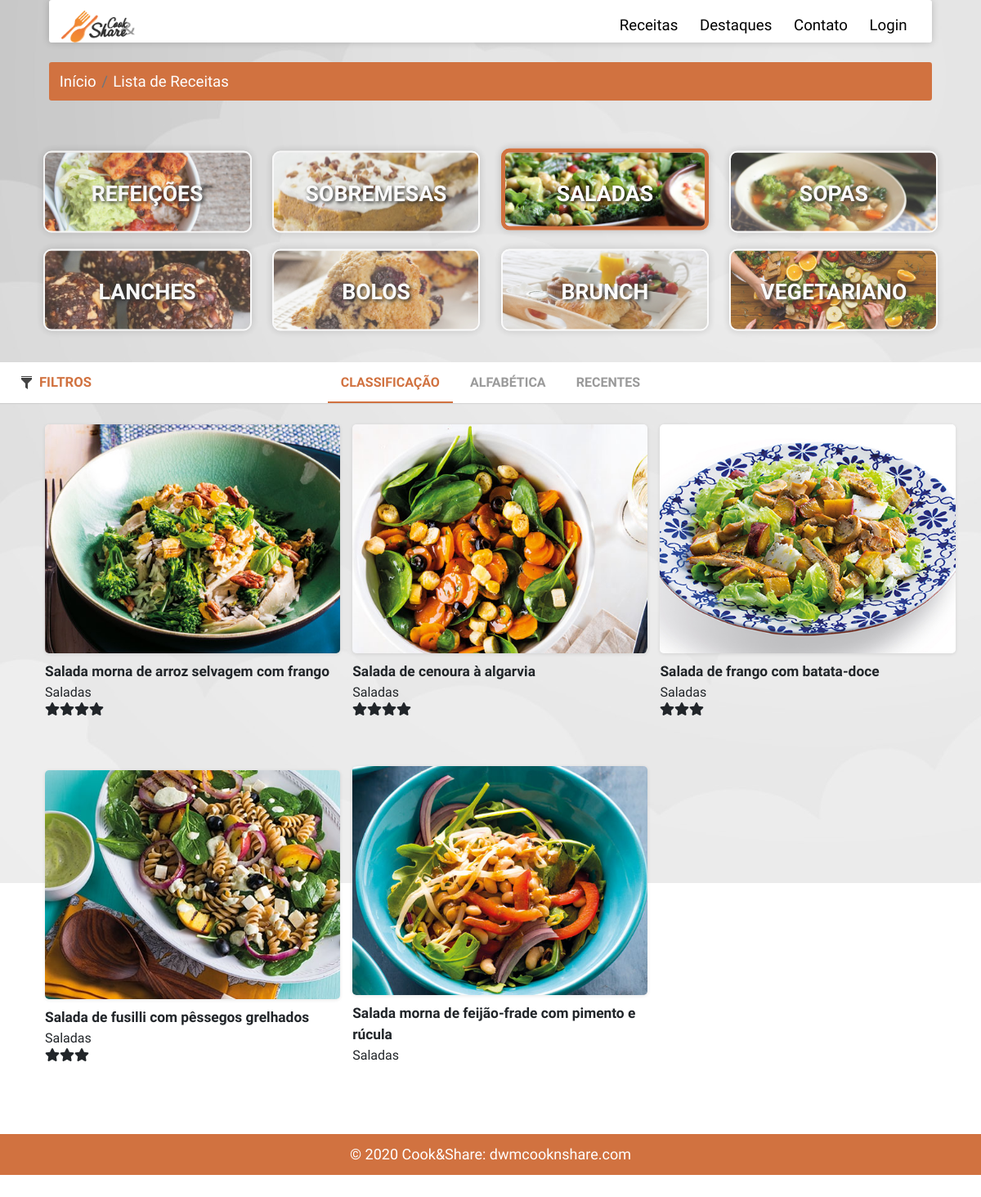
The page /receitas_saladas.php on the database its author committed.
### tables this page shows
CREATE TABLE `categorias` (
  `id_categoria` int(6) NOT NULL,
  `nome` varchar(255) NOT NULL,
  `imagem` varchar(255) NOT NULL DEFAULT 'sem_imagem.jpg',
  `criado` timestamp NOT NULL DEFAULT current_timestamp(),
  `editado` timestamp NOT NULL DEFAULT current_timestamp() ON UPDATE current_timestamp()
);

CREATE TABLE `receitas` (
  `id_receita` int(6) NOT NULL,
  `id_user` int(6) NOT NULL,
  `nome` varchar(255) NOT NULL,
  `imagem` varchar(22) NOT NULL DEFAULT 'sem_imagem.jpg',
  `descricao` longtext NOT NULL,
  `duracao` int(10) NOT NULL,
  `ingredientes_desc` varchar(255) NOT NULL,
  `id_ingredientes` varchar(255) NOT NULL,
  `passos` varchar(255) NOT NULL,
  `id_categoria` int(6) NOT NULL,
  `npessoas` int(10) NOT NULL,
  `classificacao` int(11) NOT NULL DEFAULT 3,
  `total_classificacao` float NOT NULL,
  `nclassificacoes` int(11) NOT NULL,
  `dificuldade` enum('Fácil','Média','Difícil','') NOT NULL,
  `privacidade` enum('Público','Privado') NOT NULL DEFAULT 'Público',
  `estado` enum('Pendente','Aprovado','','') NOT NULL DEFAULT 'Pendente',
  `criado` timestamp NOT NULL DEFAULT current_timestamp(),
  `editado` timestamp NOT NULL DEFAULT current_timestamp() ON UPDATE current_timestamp()
);

### includes/ordenacao_saladas.php (called while the page is built, shortened)
<?php
$resultrec = mysqli_query($conn, "SELECT receitas.nome, receitas.npessoas, receitas.estado, receitas.duracao, receitas.dificuldade, receitas.id_categoria, receitas.id_receita,
receitas.imagem, receitas.classificacao, categorias.nome AS 'catnome' FROM receitas  INNER JOIN categorias ON receitas.id_categoria = categorias.id_categoria
 WHERE receitas.privacidade = 'Público' AND receitas.id_categoria = 3 AND receitas.estado = 'Aprovado' ORDER BY classificacao DESC");

### receitas_saladas.php (the view, shortened to what this page needs)
<html>
<head>
    <link rel="stylesheet" href="https://stackpath.bootstrapcdn.com/bootstrap/4.4.1/css/bootstrap.min.css">
    <link rel="stylesheet" href="assets/css/receitas.css">
</head>
<body>
<?php include("includes/navsU.php");
?>
 <div class="dbreadcrumb" aria-label="breadcrumb">
        <ol class="breadcrumb">
            <li class="breadcrumb-item"><a href="#">Início</a></li>
            <li class="breadcrumb-item active" aria-current="page"><a href="#">Lista de Receitas</a></li>
        </ol>
    </div>
    <?php include("includes/categorias.php");?>
    <main class="cd-main-content">
        <div class="cd-tab-filter-wrapper">
            <div class="cd-tab-filter">
                <ul class="cd-filters">
                    <li class="filter"><a class="selected" id="orderclass" data-type="all">Classificação</a></li>
                    <li class="filter" ><a data-type="all" id="orderalfa">Alfabética</a></li>
                    <li class="filter" ><a data-type="all" id="orderrecentes">Recentes</a></li>
                </ul>
            </div>
        </div>
        <section class="cd-gallery">
            <ul>
            <?php
            include("includes/ordenacao_saladas.php");
                        foreach($resultrec as $rowrec) {
                            $id = $rowrec['id_receita'];
                            $imagem = $rowrec['imagem'];
                            $classificacao = $rowrec['classificacao'];
                            $classificacao = intval($classificacao);
                            $duracao = $rowrec['duracao'];
                            $duracao = intval($duracao);
                            $nome = $rowrec['nome'];
                            $npessoas = $rowrec['npessoas'];
                            $categoria = $rowrec['catnome'];
                            $dificulade = $rowrec['dificuldade'];
                            if ($duracao<10){
                                $duracaof = "menos10m";
                            }else if (10 <= $duracao && $duracao<15){
                                $duracaof = "mais10menos15m";
                            }else if (15 <= $duracao && $duracao<20){
                                $duracaof = "mais15mmenos20m";
                            }else if (20<=$duracao && $duracao <25){
                                $duracaof = "mais20mmenos25m";
                            }else if (25<=$duracao && $duracao<30){
                                $duracaof = "mais25mmenos30m";
                            }else if (30<=$duracao && $duracao<=35){
                                $duracaof = "mais30mmenos35m";
                            }else if (35<$duracao){
                                $duracaof = "mais35m";
                            }
                            echo"
                            <li class='mix ".$categoria." ".$classificacao."c ".$duracaof." ".$dificulade." ".$npessoas."p'>
                            <div class='imgrec'>
                            <img src='assets/img/receitas/$imagem' alt='$nome'>
                            <div class='info'>
                                <p class='titulo'>".$nome."</p>
                                <p class='categoria'>".$categoria."</p>
                                <input type='hidden' name='rcid' id='rid' value='".$id."'>
                                <p class='class'>";  for ($i = 0; $i < $classificacao; $i++) { echo"<i class='fa fa-star' aria-hidden='true'></i>"; } echo"</p>
                            </div>
                            </div>
                        </li>
                            ";}?>
            </ul>
        </section>
        <a href="#0" class="cd-filter-trigger"> Filtros</a>
    </main>
</body>
</html>

### includes/categorias.php (shortened to what this page needs)
<?php
        include 'db.php';
        ?>
<!DOCTYPE html>
<html>
<head>
    <link rel="stylesheet" href="assets\css\categorias.css">
</head>
<body>
<div class="menus" id="menus">
        <div class="lmenus">
        <?php
                    $result = mysqli_query($conn, "SELECT * FROM categorias");
                    foreach($result as $row) {
                            $id = $row['id_categoria'];
                            $nome = $row['nome'];
                            $imagem = $row['imagem'];
                            echo '
                            <input type="hidden" name="categoria" id="rid" value="'.$id.'">
                            <div id="'.$id.'" class="col" style="background-image:url(../admin/img/categorias/' .$imagem.');">
                            <div class="lista" >
                            <span>'.$nome.'</span>
                            <input type="hidden" name="categorianome" id="rnome" value="'.$nome.'">
                            </div>
                        </div>';
        }
        ?>
        </div>
    </div>
</body>
</html>

### assets/css/receitas.css (style rules this page uses)
html { font-size: 80%; }
body { font-size: 1.6rem; font-family: 'Dosis', sans-serif; background-image: url("../img/back.jpg"); background-attachment: fixed; z-index: -1; background-repeat: no-repeat; }
.dbreadcrumb { font-size: 14pt; width: 90%; margin-top: 2%; margin-left: auto; margin-right: auto; animation-name: breadcrumb; animation-duration: 0.9s; margin-bottom: 50px; }
.dbreadcrumb ol { background-color: #D17240; }
.dbreadcrumb ol a { color: white; text-decoration: none; }
.cd-main-content a { color: #D17240; text-decoration: none; }
.cd-main-content ol, .cd-main-content ul { list-style: none; }
.cd-main-content { margin-top: 320px; position: relative; min-height: 100vh; }
.cd-main-content:after { content: ""; display: table; clear: both; }
.cd-tab-filter-wrapper { background-color: #ffffff; box-shadow: 0 1px 1px rgba(0, 0, 0, 0.08); z-index: 1; }
.cd-tab-filter-wrapper:after { content: ""; display: table; clear: both; }
.cd-tab-filter { position: relative; height: 50px; width: 140px; margin: 0 auto; z-index: 1; }
.cd-tab-filter::after { content: ''; position: absolute; right: 14px; top: 50%; bottom: auto; -webkit-transform: translateY(-50%); -moz-transform: translateY(-50%); -ms-transform: translateY(-50%); -o-transform: translateY(-50%); transform: translateY(-50%); display: inline-block; width: 16px; height: 16px; background: url("../img/cd-icon-arrow.svg") no-repeat center center; -webkit-transition: all 0.3s; -moz-transition: all 0.3s; transition: all 0.3s; pointer-events: none; }
.cd-tab-filter ul { position: absolute; top: 0; left: 0; background-color: #ffffff; box-shadow: inset 0 -2px 0 #D17240; }
li.filter a { font-size: 12pt; cursor: pointer; }
.cd-tab-filter li { display: none; }
.cd-tab-filter a { display: block; height: 50px; width: 140px; line-height: 50px; padding-left: 14px; }
.cd-tab-filter a.selected { background: #D17240; color: #ffffff; }
@media only screen and (min-width: 768px) { .cd-tab-filter { width: auto; cursor: auto; } }
@media only screen and (min-width: 768px) { .cd-tab-filter::after { display: none; } }
@media only screen and (min-width: 768px) { .cd-tab-filter ul { background: transparent; position: static; box-shadow: none; text-align: center; } }
@media only screen and (min-width: 768px) { .cd-tab-filter li { display: inline-block; } }
@media only screen and (min-width: 768px) { .cd-tab-filter a { display: inline-block; padding: 0 1em; width: auto; color: #9a9a9a; text-transform: uppercase; font-weight: 700; font-size: 1.3rem; } }
@media only screen and (min-width: 768px) { .cd-tab-filter a.selected { background: transparent; color: #D17240; box-shadow: inset 0 -2px 0 #D17240; } }
@media only screen and (min-width: 1170px) { .cd-tab-filter { width: 100%; float: right; margin: 0; -webkit-transition: width 0.3s; -moz-transition: width 0.3s; transition: width 0.3s; } }
.cd-gallery { padding: 26px 0; width: 100%; padding-left: 35px; }
.cd-gallery li { margin-bottom: 3em; display: none; text-align: left; cursor: pointer; margin-right: 5px; margin-left: 5px; }
.cd-gallery img { width: 100%; height: 280px; margin-bottom: 10px; border-radius: 5px; object-fit: cover; box-shadow: 0 1px 4px rgba(0, 0, 0, 0.1); }
.info p.titulo { text-align: left; font-size: 13pt; font-weight: bold; margin-bottom: 0; }
.info p.categoria { text-align: left; font-size: 12pt; margin-bottom: 0; }
.info p.class { text-align: left; font-size: 12pt; margin-bottom: 0; }
@media only screen and (min-width: 1170px) { .cd-gallery { -webkit-transition: width 0.3s; -moz-transition: width 0.3s; transition: width 0.3s; width: 100%; } }
@media only screen and (min-width: 1170px) { .cd-gallery li { width: 19%; } }
@media only screen and (max-width: 1919px) { .cd-gallery li { width: 31%; } }
@media only screen and (max-width: 1919px) { .cd-gallery { margin-left: 15px; } }
.cd-filter-trigger { position: absolute; top: 0; left: 2%; height: 50px; line-height: 50px; width: 60px; overflow: hidden; text-indent: 100%; color: transparent; white-space: nowrap; background: transparent url("../img/filtro.png") no-repeat center center; z-index: 3; }
@media only screen and (min-width: 1170px) { .cd-filter-trigger { width: auto; left: 2%; text-indent: 0; color: #9a9a9a; text-transform: uppercase; font-size: 1.3rem; font-weight: 700; padding-left: 24px; background-position: left center; -webkit-transition: color 0.3s; -moz-transition: color 0.3s; transition: color 0.3s; } }

### assets/css/navU.css (style rules this page uses)
* { margin: 0; padding: 0; font-family: 'Dosis', sans-serif; }

### rows shown on the page
categorias: imagem (picture), nome "REFEIÇÕES"
categorias: imagem (picture), nome "SOBREMESAS"
categorias: imagem (picture), nome "SALADAS"
categorias: imagem (picture), nome "SOPAS"
categorias: imagem (picture), nome "LANCHES"
categorias: imagem (picture), nome "BOLOS"
categorias: imagem (picture), nome "BRUNCH"
categorias: imagem (picture), nome "VEGETARIANO"
receitas: imagem (picture), nome "Salada morna de arroz selvagem com frango", id_categoria.nome "Saladas", classificacao 4 (drawn)
receitas: imagem (picture), nome "Salada de cenoura à algarvia", id_categoria.nome "Saladas", classificacao 4 (drawn)
receitas: imagem (picture), nome "Salada de frango com batata-doce", id_categoria.nome "Saladas", classificacao 3 (drawn)
receitas: imagem (picture), nome "Salada de fusilli com pêssegos grelhados", id_categoria.nome "Saladas", classificacao 3 (drawn)
receitas: imagem (picture), nome "Salada morna de feijão-frade com pimento e rúcula", id_categoria.nome "Saladas"
